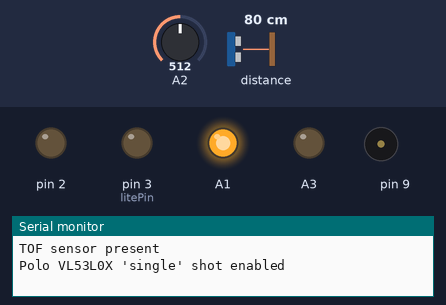
Recording of a sketch running on a simulated Arduino Uno, built with avr-gcc and run on an emulated ATmega328P. Shown: output pins drawn as LEDs (lit = HIGH), buzzer (waves = sounding), the last lines printed to the serial monitor. The inputs (shaded band) are chosen by the test bench; at power-on: distance to the obstacle 80 cm, A2 = 512.

Above: at 1.2 s.
1.3 s: distance to the obstacle set to 69 cm
At 3.9 s:
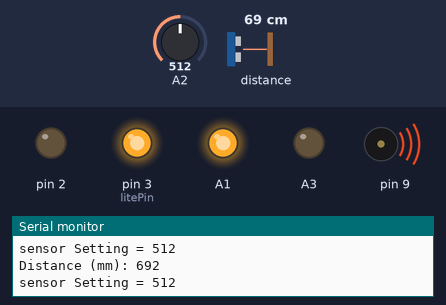
4.3 s: A2 set to 500
6.2 s: A2 set to 478
7.8 s: distance to the obstacle set to 62 cm
At 9.0 s:
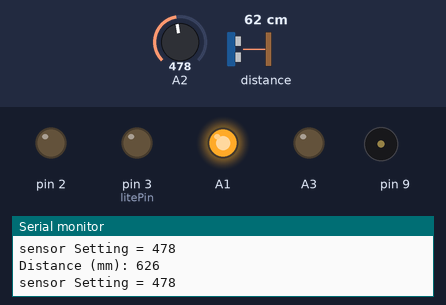
12.3 s: A2 set to 511
Timing chart, 0 to 16.3 s (numbered marks = the images above; inputs shaded):
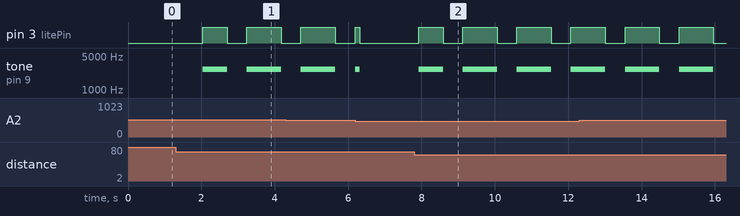

Measured:
- the behaviour switches between 72 and 71 cm on distance to the obstacle (found by bisection; images 0 and 1)
- the behaviour switches between 68 and 67 cm on distance to the obstacle (found by bisection; images 1 and 2)
- after the input at 1.3 s, pin 3 (litePin): LOW → HIGH after 0.74 s, → LOW 0.67 s later, → HIGH 0.54 s later, → LOW 0.94 s later; tone on pin 9: silent → 2700 Hz after 0.74 s, → silent 0.67 s later, → 2700 Hz 0.54 s later, → silent 0.94 s later
- after the input at 7.8 s, pin 3 (litePin): LOW → HIGH after 0.12 s, then repeats every 1.5 s: LOW 0.54 s, HIGH 0.94 s; tone on pin 9: silent → 2700 Hz after 0.12 s, then repeats every 1.5 s: silent 0.54 s, 2700 Hz 0.94 s

The sketch:

VL53L0_toner_polo.ino
```cpp
/*
  VL53L0X toner polo uses single shot mode to take range
  measurements with the VL53L0X I2C TOF rangefinder. Based on
  vl53l0x Single example using the VL53L0X API.
  polo lib works w/ adafrut sensor -- better than their lib.
  The range readings are in mm., valid <20 to ~1200 mm w/
  white wall, normal room lite

  Uses:  wire lib for I2C, elapsedMillis

*/

#include <Wire.h>
#include <VL53L0X.h>
#include <elapsedMillis.h>  // to .print at interval, break tone

VL53L0X sensor;

// Uncomment next line to use long range mode. This
// increases the sensitivity of the sensor and extends its
// potential range, but increases the likelihood of getting
// an inaccurate reading because of reflections from objects
// other than the intended target. It works best in dark
// conditions.

//#define LONG_RANGE
// my test --> worse range in normal room lite

// Uncomment ONE of these two lines to get
// - higher speed at the cost of lower accuracy OR
// - higher accuracy at the cost of lower speed

//#define HIGH_SPEED  neither improved range or accuracy
//#define HIGH_ACCURACY

elapsedMillis timeElapsed; // declare global so not reset every loop
unsigned int interval = 1400;  // (in ms) for sane ser mon print

#define litePin 3  // LED output

void setup()
{
  pinMode(litePin, OUTPUT);
  // pin for indicator LED gnd (2/3)
  pinMode(2, OUTPUT);
  digitalWrite(2, LOW);

  // pot to adjust sensitivity -- can't use A4,5 (used by I2C)
  pinMode(A1, OUTPUT);
  digitalWrite(A1, HIGH);
  pinMode(A3, OUTPUT);
  digitalWrite(A3, LOW);
  pinMode(A2, INPUT);

  Serial.begin(9600);
  Wire.begin();  // I2C use default SCL SDA ardu pins

  if (sensor.init())
  {
    Serial.println("TOF sensor present");
    sensor.setTimeout(500);
    Serial.println("Polo VL53L0X 'single' shot enabled");
  }
  // won't get past here if TOF sensor not found

  //#if defined LONG_RANGE
  //  // lower the return signal rate limit (default is 0.25 MCPS)
  //  sensor.setSignalRateLimit(0.1);
  //  // increase laser pulse periods (defaults are 14 and 10 PCLKs)
  //  sensor.setVcselPulsePeriod(VL53L0X::VcselPeriodPreRange, 18);
  //  sensor.setVcselPulsePeriod(VL53L0X::VcselPeriodFinalRange, 14);
  //#endif
  //
  //#if defined HIGH_SPEED
  //  // reduce timing budget to 20 ms (default is about 33 ms)
  //  sensor.setMeasurementTimingBudget(20000);
  //#elif defined HIGH_ACCURACY
  //  // increase timing budget to 200 ms
  //  sensor.setMeasurementTimingBudget(200000);
  //#endif

  // Start continuous back-to-back mode (take readings as
  // fast as possible). To use continuous 'timed' mode
  // instead, provide a desired inter-measurement period in
  // ms (e.g. sensor.startContinuous(100)).
  // sensor.startContinuous(50);

} // end setup


void loop()
{
  static int avgRng = 1200;
  int senseSett = analogRead(A2);

  //int range = sensor.readRangeContinuousMillimeters();

  int range = sensor.readRangeSingleMillimeters();

  if (sensor.timeoutOccurred())
  {
    Serial.println(" TIMEOUT");
  }

  // avg and use only values in legitimate sensing range
  if (range > 20 && range < 1200)
  {
    // expon MA smoothes output; trade speed 4 stable readout
    avgRng = (((avgRng * 3) + range) / 4);

    // only activate lite & tone if current 'range' valid
    if (avgRng <= senseSett + 200 && timeElapsed >= 200 && timeElapsed < 1200)
    {
      digitalWrite(litePin, HIGH);
      tone(9, 2700);   // don't need pin config for toner
    }
    else {
      digitalWrite(litePin, LOW);
      noTone(9);
    }
    // print to ser. mon. at sane interval
    if (timeElapsed > interval)
    {
      Serial.print("Distance (mm): ");
      Serial.println(avgRng);
      Serial.println("sensor Setting = " + String(senseSett, DEC));
      timeElapsed = 0;
    }  // end if time elapsed
  } // end valid range actions

  // current sensed 'range' is invalid
  else {
    digitalWrite(litePin, LOW);
    noTone(9);

    if (timeElapsed > interval)
    {
      Serial.print("reading out of limit: ");
      Serial.println(range);
      Serial.println("sensor Setting = " + String(senseSett, DEC));
      timeElapsed = 0;
    }
  }  // end invalid range actions

  delay(100);

}  // end loop
```
